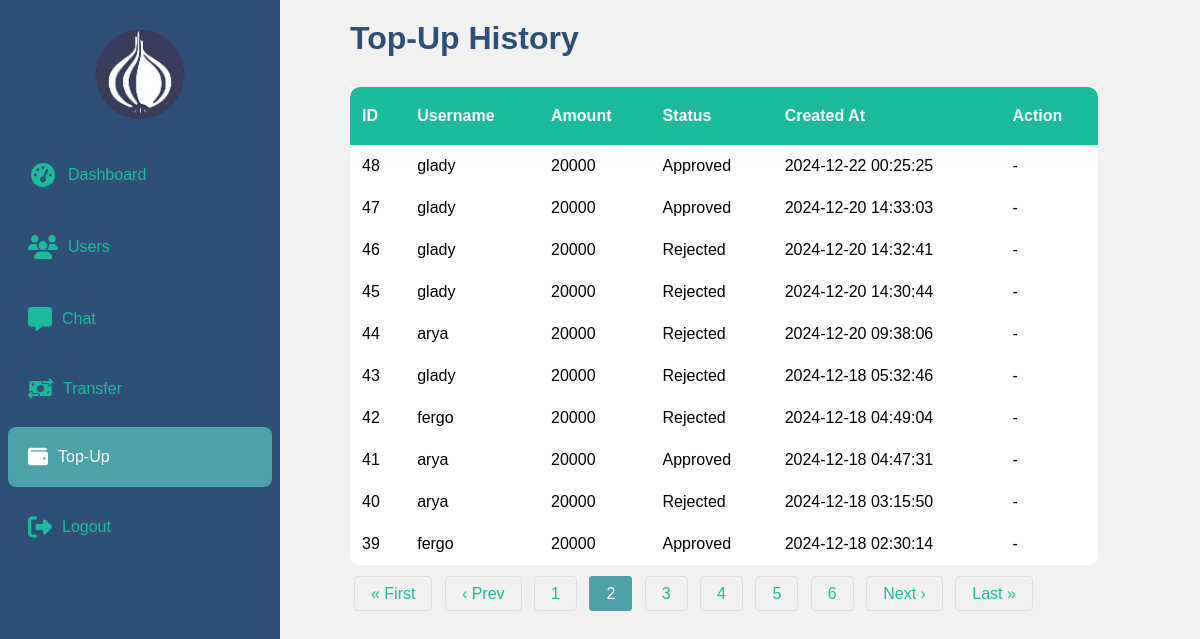
Page /Views/dashboard/status.php?page=2 on the committed database.
### tables this page shows
CREATE TABLE `topup` (
  `id` int(11) NOT NULL AUTO_INCREMENT,
  `user_id` int(11) DEFAULT NULL,
  `amount` int(11) DEFAULT NULL,
  `created_at` datetime DEFAULT current_timestamp(),
  `status` enum('pending','approved','rejected') DEFAULT 'pending',
  PRIMARY KEY (`id`),
  KEY `user_id` (`user_id`),
  CONSTRAINT `topup_ibfk_1` FOREIGN KEY (`user_id`) REFERENCES `users` (`id`)
);

CREATE TABLE `users` (
  `id` int(11) NOT NULL AUTO_INCREMENT,
  `name` varchar(100) NOT NULL,
  `username` varchar(50) NOT NULL,
  `email` varchar(100) NOT NULL,
  `password` varchar(255) NOT NULL,
  `address` text NOT NULL,
  `role` enum('admin','user') DEFAULT 'user',
  `balance` decimal(15,2) DEFAULT 0.00,
  PRIMARY KEY (`id`),
  UNIQUE KEY `username` (`username`),
  UNIQUE KEY `email` (`email`)
);

### Views/dashboard/status.php (the view, shortened to what this page needs)
<?php
include __DIR__ . '/../../config/connect.php';
$limit = 10;
$page = isset($_GET['page']) ? (int)$_GET['page'] : 1;
$offset = ($page - 1) * $limit;
$query_topup = "
    SELECT topup.*, users.username
    FROM topup
    JOIN users ON topup.user_id = users.id
    ORDER BY topup.created_at DESC
    LIMIT $limit OFFSET $offset
";
$result_topup = $conn->query($query_topup);
$query_count = "SELECT COUNT(*) AS total FROM topup";
$result_count = $conn->query($query_count);
$total_rows = $result_count->fetch_assoc()['total'];
$total_pages = ceil($total_rows / $limit);
$current_page = basename($_SERVER['PHP_SELF']);
?>
<!DOCTYPE html>
<html lang="en">
<head>
    <link rel="stylesheet" href="/../../public/css/admin.css">
    <link href="https://cdnjs.cloudflare.com/ajax/libs/font-awesome/6.4.0/css/all.min.css" rel="stylesheet">
</head>
<body>
<div class="sidebar">
    <div class="sidebar-header">
        <img src="../../public/img/onion-logo.png" alt="Logo" class="logo">
    </div>
    <ul class="sidebar-menu">
        <a href="index.php" class="menu-item <?= $current_page == 'index.php' ? 'active' : '' ?>"><i class="fas fa-fw fa-tachometer-alt"></i> Dashboard</a>
        <a href="users.php" class="menu-item <?= $current_page == 'users.php' ? 'active' : '' ?>"><i class="fas fa-users"></i> Users</a>
        <a href="chat.php" class="menu-item <?= $current_page == 'chat.php' ? 'active' : '' ?>"><i class="fas fa-comment-alt"></i> Chat</a>
        <a href="transfer.php" class="menu-item <?= $current_page == 'transfer.php' ? 'active' : '' ?>"><i class="fa-solid fa-money-bill-transfer"></i> Transfer</a>
        <a href="status.php" class="menu-item <?= $current_page == 'status.php' ? 'active' : '' ?>"><i class="fa-solid fa-wallet"></i> Top-Up</a>
        <a href="/logout.php" class="menu-item"><i class="fas fa-sign-out-alt"></i> Logout</a>
    </ul>
</div>
<div class="main-content">
    <h1>Top-Up History</h1>
    <table>
        <thead>
            <tr>
                <th class="rounded-header-top-left">ID</th>
                <th>Username</th>
                <th>Amount</th>
                <th>Status</th>
                <th>Created At</th>
                <th class="rounded-header-top-right">Action</th>
            </tr>
        </thead>
        <tbody>
            <?php if ($result_topup->num_rows > 0): ?>
                <?php while ($topup = $result_topup->fetch_assoc()): ?>
                    <tr>
                        <td><?= $topup['id'] ?></td>
                        <td><?= $topup['username'] ?></td>
                        <td><?= $topup['amount'] ?></td>
                        <td><?= ucfirst($topup['status']) ?></td>
                        <td><?= $topup['created_at'] ?></td>
                        <td>
                            <?php if ($topup['status'] === 'pending'): ?>
                                <a href="?action=approve&id=<?= $topup['id'] ?>" class="approve">Approve</a> |
                                <a href="?action=reject&id=<?= $topup['id'] ?>" class="reject">Reject</a>
                            <?php else: ?>
                                <span>-</span>
                            <?php endif; ?>
                        </td>
                    </tr>
                <?php endwhile; ?>
            <?php else: ?>
                <tr>
                    <td colspan="6" style="text-align: center;">Tidak ada riwayat top-up.</td>
                </tr>
            <?php endif; ?>
        </tbody>
    </table>
    <div class="pagination">
        <?php if ($page > 1): ?>
            <a href="?page=1">&laquo; First</a>
            <a href="?page=<?= $page - 1 ?>">&lsaquo; Prev</a>
        <?php endif; ?>
        <?php for ($i = 1; $i <= $total_pages; $i++): ?>
            <a href="?page=<?= $i ?>" class="<?= $i == $page ? 'active' : '' ?>"><?= $i ?></a>
        <?php endfor; ?>
        <?php if ($page < $total_pages): ?>
            <a href="?page=<?= $page + 1 ?>">Next &rsaquo;</a>
            <a href="?page=<?= $total_pages ?>">Last &raquo;</a>
        <?php endif; ?>
    </div>
</div>
</body>
</html>

### public/css/admin.css (style rules this page uses)
* { margin: 0; padding: 0; box-sizing: border-box; }
body { font-family: Arial, sans-serif; background-color: #f1f1f1; display: flex; }
.sidebar { height: 100%; width: 280px; position: fixed; top: 0; left: 0; background-color: #2E5077; padding-top: 20px; z-index: 1000; }
.sidebar-header { color: #ffff; text-align: center; padding: 10px; font-size: 24px; }
.sidebar-header .logo { max-width: 60%; height: auto; }
.sidebar-menu { list-style: none; padding: 0; }
.sidebar-menu .fas { font-size: 1.5rem; }
.sidebar-menu a { margin: 8px; color: #1abc9c; text-decoration: none; display: flex; align-items: center; padding: 20px 20px; border-radius: 8px; transition: 0.5ms; }
.sidebar-menu a i { margin-right: 10px; font-size: 20px; }
.sidebar-menu a:hover, .sidebar-menu a:focus, .sidebar-menu a.active { background-color: #4DA1A9; color: #ffffff; }
.main-content { margin-left: 280px; padding: 20px; width: 100%; }
.main-content h2, h1 { margin-left: 50px; margin-bottom: 30px; color: #2E5077; }
table { padding: 10px 20px; margin-left: 50px; margin-bottom: 20px; width: 85%; border-collapse: collapse; background: white; border-bottom-right-radius: 10px; border-bottom-left-radius: 10px; }
table td { padding: 12px; text-align: left; }
table th { background-color: #1abc9c; color: #ffff; padding: 20px 12px; text-align: left; }
table th.rounded-header-top-left { border-top-left-radius: 10px; }
table th.rounded-header-top-right { border-top-right-radius: 10px; }
.pagination { display: inline-block; margin-left: 50px; }
.pagination a { color: #1abc9c; padding: 8px 16px; text-decoration: none; border: 1px solid #ddd; margin: 0 4px; border-radius: 4px; transition: background-color 0.3s; }
.pagination a.active { background-color: #4DA1A9; color: white; border: 1px solid #4DA1A9; }

### rows in the picture
topup: id "48", user.username "glady", amount "20000", status "Approved", created_at "2024-12-22 00:25:25"
topup: id "47", user.username "glady", amount "20000", status "Approved", created_at "2024-12-20 14:33:03"
topup: id "46", user.username "glady", amount "20000", status "Rejected", created_at "2024-12-20 14:32:41"
topup: id "45", user.username "glady", amount "20000", status "Rejected", created_at "2024-12-20 14:30:44"
topup: id "44", user.username "arya", amount "20000", status "Rejected", created_at "2024-12-20 09:38:06"
topup: id "43", user.username "glady", amount "20000", status "Rejected", created_at "2024-12-18 05:32:46"
topup: id "42", user.username "fergo", amount "20000", status "Rejected", created_at "2024-12-18 04:49:04"
topup: id "41", user.username "arya", amount "20000", status "Approved", created_at "2024-12-18 04:47:31"
topup: id "40", user.username "arya", amount "20000", status "Rejected", created_at "2024-12-18 03:15:50"
topup: id "39", user.username "fergo", amount "20000", status "Approved", created_at "2024-12-18 02:30:14"
